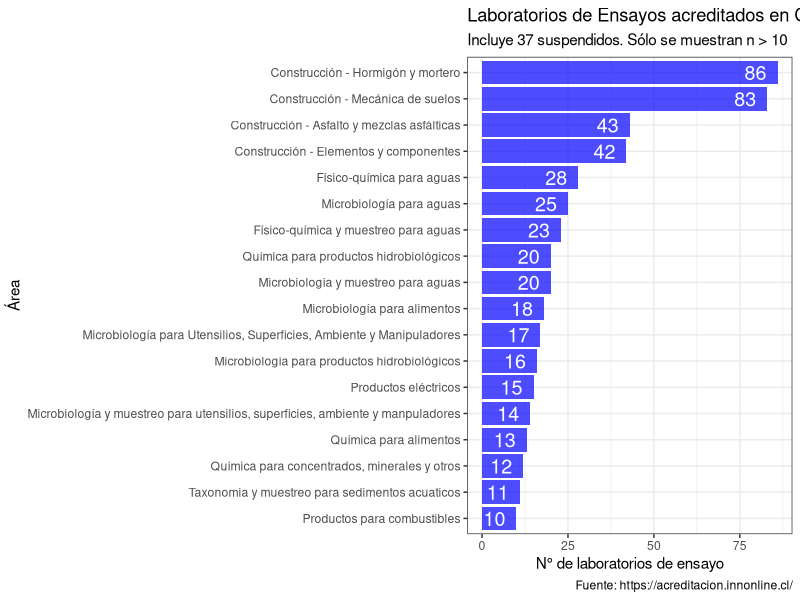

This figure's R source:
## ---- chunk 1
knitr::opts_chunk$set(comment = NA)
## ---- chunk 2
library(readxl)
acreditados <- read_excel('acreditados.xlsx', sheet = 'datos')

## ---- chunk 3
head(acreditados)
## ---- chunk 4
library(ggplot2)
library(tidyverse)
library(magrittr)

tabla <- acreditados %>% 
  group_by(Area) %>% 
  summarise(n = n())

ggplot(tabla %>% filter(n >= 10), aes(x = reorder(Area, n), y = n, label = n)) +
  geom_bar(stat = "identity", fill = 'blue', alpha = 0.7) +
  ylab('N° de laboratorios de ensayo') +
  xlab('Área') +
  labs(title = "Laboratorios de Ensayos acreditados en Chile bajo ISO 17025 por área N = 804",
       subtitle = "Incluye 37 suspendidos. Sólo se muestran n > 10",
       caption = "Fuente: https://acreditacion.innonline.cl/") +
  theme_bw() +
  geom_text(size=5,hjust=1.5, col = 'white') +
  coord_flip()
## ---- chunk 5
acreditados %>% 
  summarise(n = n())
